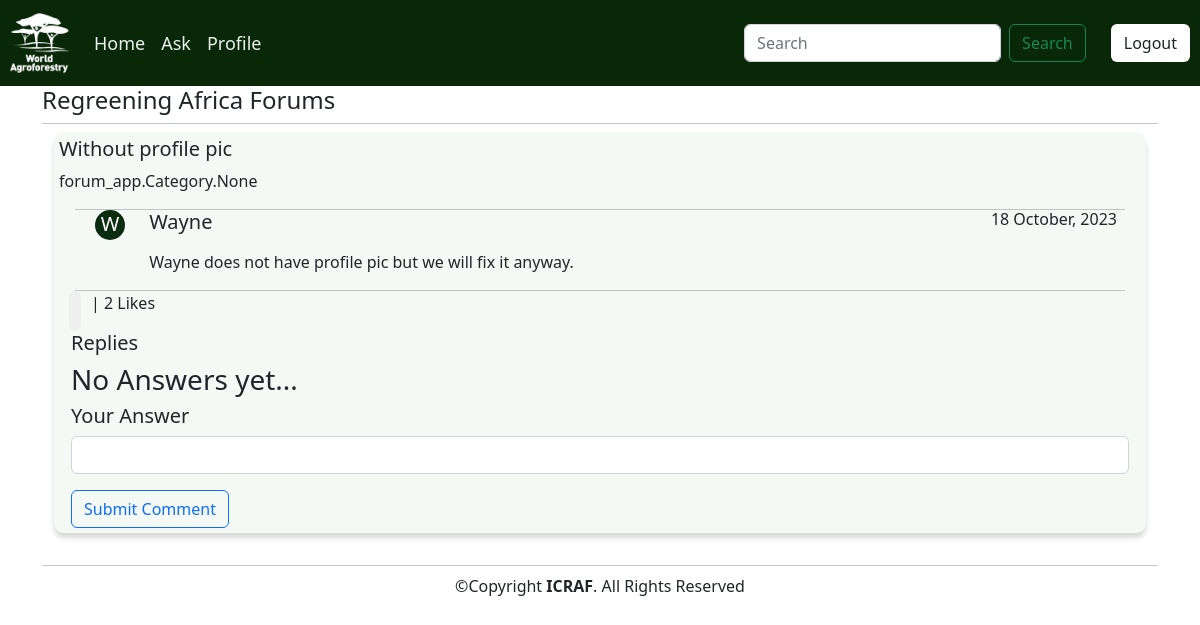
The page /questions/21/ (signed in) on the database its author committed.
### forum_app/models.py (models this page shows, shortened)
class Question(models.Model):
    user = models.ForeignKey(User, null=True, on_delete=models.DO_NOTHING)
    profile = models.ForeignKey(Profile, null=True, blank=True, on_delete=models.CASCADE)
    title = models.CharField(max_length=100, null=False, blank=False)
    body = RichTextField()
    created = models.DateTimeField(default=timezone.now)
    updated = models.DateTimeField(auto_now = True)
    categories = models.ManyToManyField(Category)
    tags = models.ManyToManyField(Tag)
    likes = models.ManyToManyField(User, related_name='questions_post')
    def total_likes(self):
        return self.likes.count()

class Profile(models.Model):
    user = models.OneToOneField(User, null=True, blank=True, on_delete=models.CASCADE)
    firstname = models.CharField(max_length=100, blank=True)
    othernames = models.CharField(max_length=200, blank=True)
    email = models.EmailField(max_length=100, blank=True)
    prof_pic = models.ImageField(null=True, blank=True)
    department = models.CharField(max_length=50, choices=departments)
    last_seen = models.DateTimeField(null=True)
    def get_first_letter(self):
        uname = self.user.username.capitalize()
        first_letter = uname[0]
        return first_letter

### forum_app/views.py (the view)
# urls.py: path('questions/<int:pk>/', views.QuestionDetailView.as_view(), name='questions_detail'),
class QuestionDetailView(DetailView):
    model = Question
    def get_context_data(self, *args, **kwargs):
        context = super(QuestionDetailView, self).get_context_data()
        a = get_object_or_404(Question, id=self.kwargs['pk'])
        answers = Answer.objects.filter(question=a, parent__isnull=True)
        initial_data = {
            "object_id":a.id
        }
        if self.request.method == 'POST':
            form = AnswerForm(self.request.POST or None, initial=initial_data)
            if form.is_valid():
                content = form.cleaned_data.get['content']
                parent_obj = None
                try:
                    parent_id = int(self.request.POST.get('parent_id'))
                except:
                    parent_id = None
                if parent_id:
                    parent_qs = Answer.objects.filter(id=parent_id)
                    if parent_qs.exists() and parent_qs.count()==1:
                        parent_obj = parent_qs.first()
                new_answer, created = Answer.objects.get_or_create(
                            user=self.request.user,
                            content=content,
                            question=a,
                            parent=parent_obj
                        )
                return redirect('question_detail', pk=a.id)
        else:
            form = AnswerForm()
            total_likes = a.total_likes()
            liked = False
            if a.likes.filter(id=self.request.user.id).exists():
                liked = True
            context = {'question': a, 'answers': answers, 'form': form,
                       }
            context['total_likes'] = total_likes
            context['liked'] = liked
            return context

### forum_app/forms.py
class AnswerForm(forms.ModelForm):
    class Meta:
        model = Answer
        fields = ['content']
        labels = {"content":""}
        widgets = {
            'content':forms.TextInput(attrs={'class':'form-control'}),
        }

### forum_app/templates/forum_app/question_detail.html (shortened to what this page needs)
{% extends 'base.html' %}
{% block content %}
{% load crispy_forms_tags %}
{%load static%}
<div class="container">
    <div class="list-question">
        <div class="questions">
            <div class="container" style="background-color: rgba(235, 243, 236, 0.516); padding: 5px; box-shadow: rgba(0, 0, 0, 0.15) 0px 5px 5px 0px;
                border-radius: 10px;" >
                <div class="row">
                    <h5>{{question.title}}</h5>
                    <p>{{question.categories}}</p>
                    <hr style="width: 95%; margin:0 auto;">
                    <div class="row">
                        <div class="col-md-1">
                            {%if not question.user.profile.prof_pic%}
                            <div class="profile_pic"  style="float:right; color: rgb(253, 253, 253); align-items:center !important;justify-content:center !important;background-color: rgb(10, 44, 15);width: 30px;height: 30px;border-radius: 50px; text-decoration: none;">
                                <h5 style="padding-top: 7%;">{{ question.user.profile.get_first_letter }}</h5></div>
                            {%else%}
                            <img src="{{question.user.profile.prof_pic.url}}" style="height: 40px; float: right;"alt="">
                            {%endif%}
                        </div>
                        <div class="col-md-11">
                            <h5 style="display: inline; float: left;">{{question.user|title}}</h5>
                            <h6 style="display: inline; float: right;">{{ question.created|date:"j F, Y" }}</h6>
                            <br>
                            <p>{{question.body|safe}}</p>
                        </div>
                    </div>
                    <hr style="width: 95%; margin:0 auto;">
                </div>
                    <form action="{% url 'like_post' question.pk %}" method="POST">
                        {% if user.is_authenticated %}
                            {% if liked %}
                                <div style="display:inline-flex; margin-left: 10px;">
                                    <button type="submit" name="question_id" value="{{ question.id }}" style="border: none; border-radius: 60px;"></button> <p style="margin-left: 10px; cursor: pointer;"> |  {{ total_likes }} Likes</p>
                                </div>
                            {% endif %}
                        {% else %}
                            <p style="margin-left: 10px; cursor: pointer;"><a href="{% url 'login' %}">Login</a> to Like Question |  {{ total_likes }} Likes</p>
                        {% endif %}
                    </form>
                <div class="container" >
                    <h5>Replies</h5>
                    {% if not question.answer.all %}
                        <h3>No Answers yet...</h3>
                    {% endif %}
                    {% if request.user != object.user %}
                        {% if user.is_authenticated %}
                            <h5>Your Answer</h5>
                            <form action="{%  url 'questions_answer' pk=question.id %}" method="post">
                                {{form|crispy}}
                                <button class="btn btn-outline-primary" type="submit">Submit Comment</button>
                            </form>
                        {% else %}
                        <a class="btn btn-outline-primary" id="fa" href="{% url 'login' %}" style="text-decoration: none;">Login to answer this Question</a>
                        {% endif %}
                    {% endif %}
                </div>
            </div> <br>
        </div>
    </div>
</div>
{% endblock content %}

### templates/navbar.html (style rules this page uses)
.profile_pic { max-width: 200px; margin: 0 auto; border-radius: 50%; align-items: center; text-align: center; }

### rows shown on the page
Question: title "Without profile pic", categories "forum_app.Category.None", user.profile.get_first_letter "W", user "Wayne", created "18 October, 2023", body "Wayne does not have profile pic but we will fix it anyway."

### other values the page prints
{{ total_likes }} "2"
